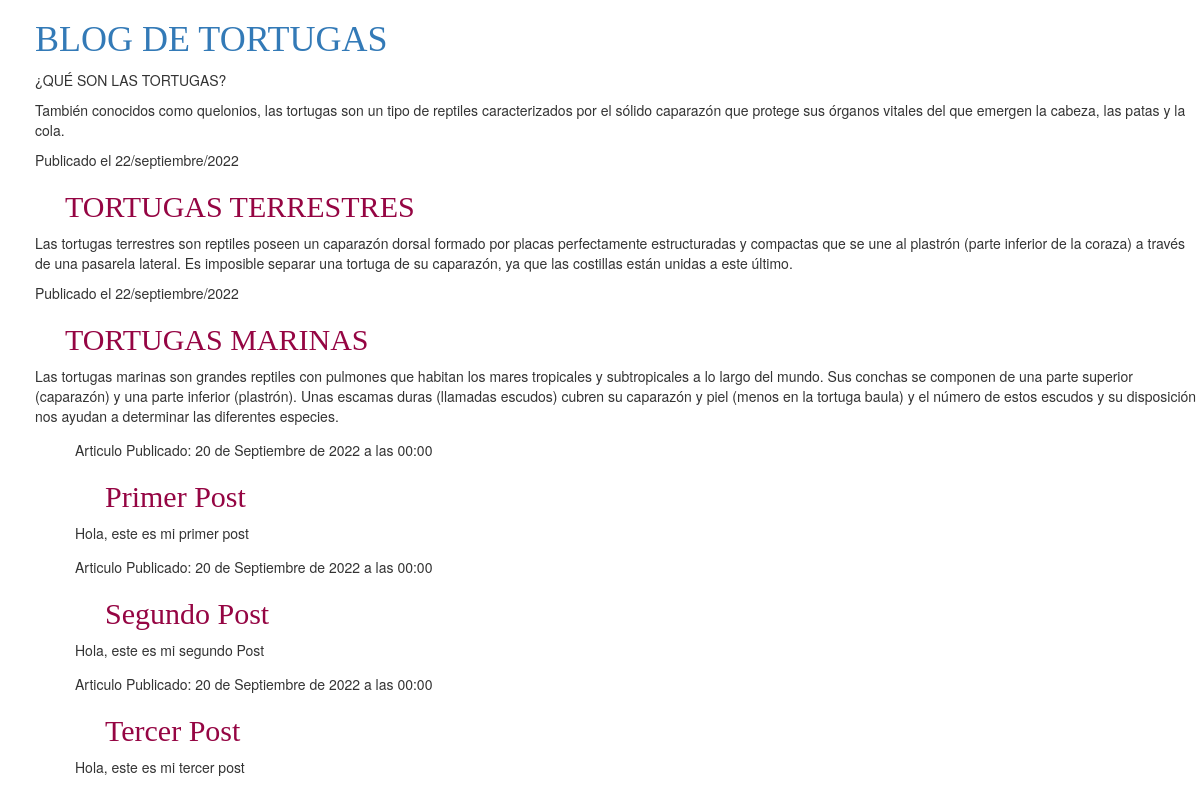
/, run on an earlier commit of the app's database.
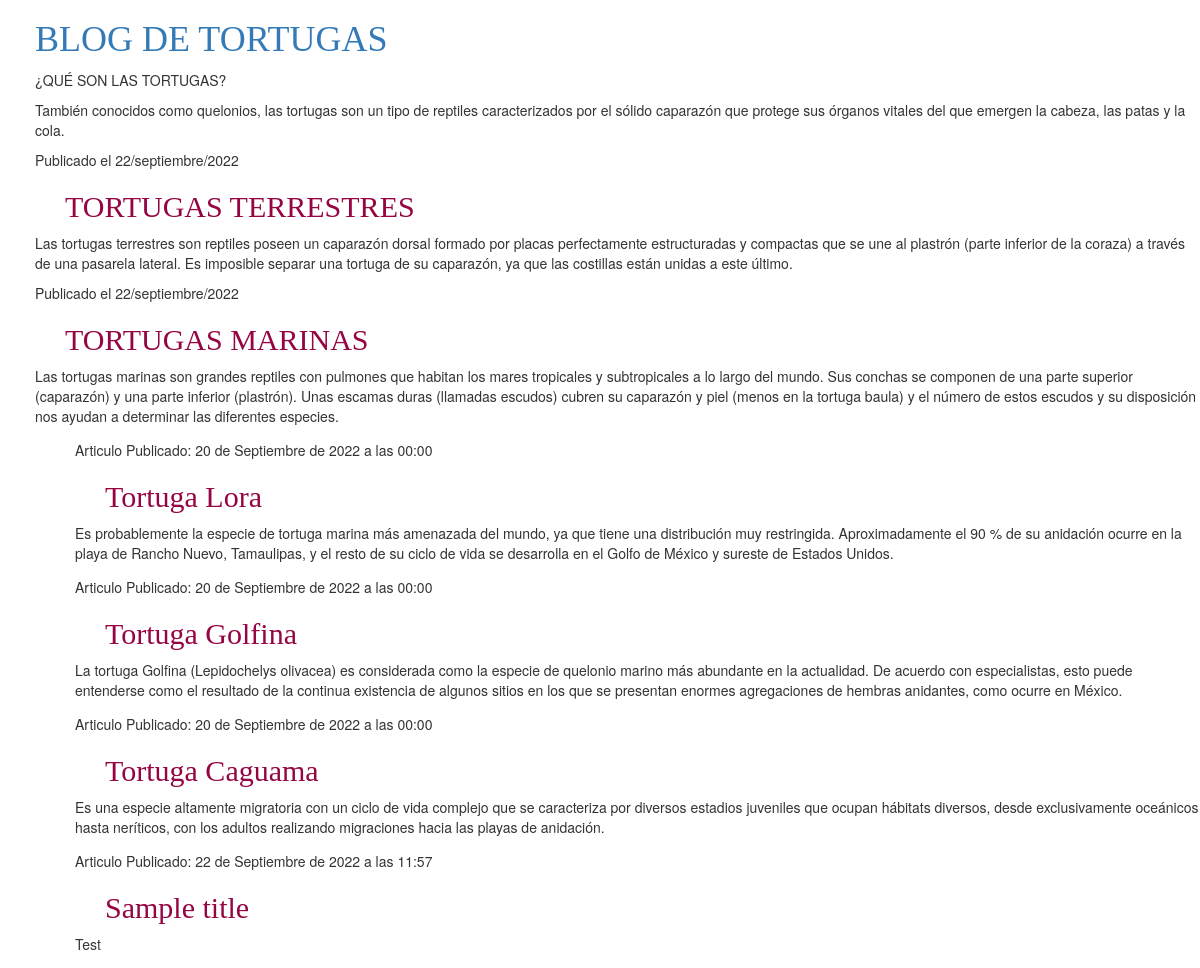
And on a later commit of the database.
### blog/models.py (models this page shows, shortened)
class Post(models.Model):
    author = models.ForeignKey(settings.AUTH_USER_MODEL, on_delete=models.CASCADE)
    title = models.CharField(max_length=200)
    text = models.TextField()
    created_date = models.DateTimeField(
            default=timezone.now)
    published_date = models.DateTimeField(
            blank=True, null=True)

### blog/views.py (the view)
# urls.py: path('', views.post_list, name='post_list'),
def post_list(request):
    posts = Post.objects.filter(published_date__lte=timezone.now()).order_by('published_date')
    return render(request, 'blog/post_list.html', {'posts':posts,'title':'Blog de tortugas'})

### blog/templates/blog/post_list.html (shortened to what this page needs)
{% load static %}
<html>
    <head>
        <link rel="stylesheet" href="//maxcdn.bootstrapcdn.com/bootstrap/3.2.0/css/bootstrap.min.css">
        <link rel="stylesheet" href="//maxcdn.bootstrapcdn.com/bootstrap/3.2.0/css/bootstrap-theme.min.css">
        <link rel="stylesheet" href="{% static 'css/blog.css' %}">
    </head>
    <body>
        <div>
            <h1><a href="/">BLOG DE TORTUGAS</a></h1>
            <p>¿QUÉ SON LAS TORTUGAS?</p>
        </div>
        <div>
            <p>También conocidos como quelonios, las tortugas son un tipo de reptiles caracterizados por el sólido caparazón que
                protege sus órganos vitales del que emergen la cabeza, las patas y la cola.</p>
            <p>Publicado el 22/septiembre/2022</p>
            <h2><a href="">TORTUGAS TERRESTRES</a></h2>
            <p>Las tortugas terrestres son reptiles poseen un caparazón dorsal formado por placas perfectamente estructuradas y
                compactas que se une al plastrón (parte inferior de la coraza) a través de una pasarela lateral. Es imposible separar
                una tortuga de su caparazón, ya que las costillas están unidas a este último.</p>
        </div>
        <div>
            <p>Publicado el 22/septiembre/2022</p>
            <h2><a href="">TORTUGAS MARINAS</a></h2>
            <p>Las tortugas marinas son grandes reptiles con pulmones que habitan los mares tropicales y subtropicales a lo largo del mundo.
                Sus conchas se componen de una parte superior (caparazón) y una parte inferior (plastrón). Unas escamas duras
                (llamadas escudos) cubren su caparazón y piel (menos en la tortuga baula) y el número de estos escudos y su disposición nos
                ayudan a determinar las diferentes especies.</p>
        </div>
        {% for post in posts %}
            <dir>
                <p> Articulo Publicado: {{ post.published_date }}</p>
                <h2><a href="">{{ post.title }}</a></h2>
                <p>{{ post.text|linebreaksbr }}</p>
            </dir>
        {% endfor %}
    </body>
</html>

What changed in the data, as far as the page shows it:
changed Post: title "Primer Post" → "Tortuga Lora"; text "Hola, este es mi primer post" → "Es probablemente la especie de tortuga marina más amenazada del mundo, ya que tiene una distribución muy restringida. Aproximadamente el 90 % de su anidación ocurre en la playa de Rancho Nuevo, Tamaulipas, y el resto de su ciclo de vida se desarrolla en el Golfo de México y sureste de Estados Unidos."
changed Post: title "Segundo Post" → "Tortuga Golfina"; text "Hola, este es mi segundo Post" → "La tortuga Golfina (Lepidochelys olivacea) es considerada como la especie de quelonio marino más abundante en la actualidad. De acuerdo con especialistas, esto puede entenderse como el resultado de la continua existencia de algunos sitios en los que se presentan enormes agregaciones de hembras anidantes, como ocurre en México."
changed Post: title "Tercer Post" → "Tortuga Caguama"; text "Hola, este es mi tercer post" → "Es una especie altamente migratoria con un ciclo de vida complejo que se caracteriza por diversos estadios juveniles que ocupan hábitats diversos, desde exclusivamente oceánicos hasta neríticos, con los adultos realizando migraciones hacia las playas de anidación."
added Post: published_date "22 de Septiembre de 2022 a las 11:57", title "Sample title", text "Test"
